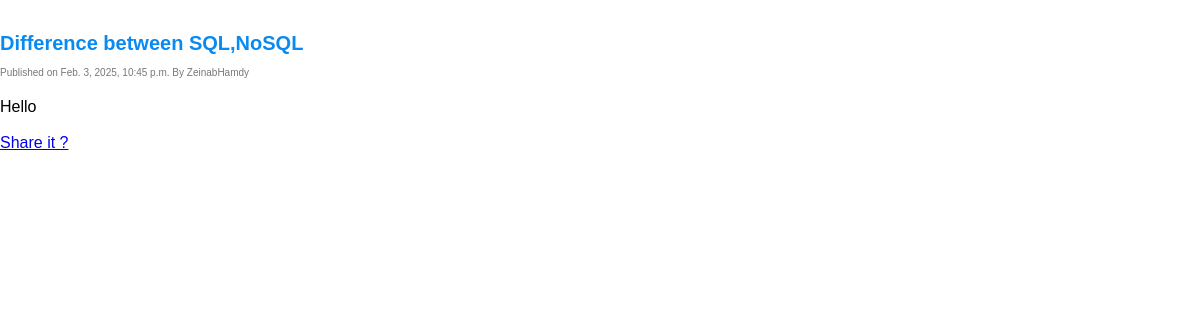
Page /post/6/ on the committed database.
### blog/models.py (models this page shows, shortened)
class Post(models.Model):
    author = models.ForeignKey(
        User,
        on_delete=models.CASCADE,
        related_name='posts',
    )
    title = models.CharField(
        max_length=100,
        unique=True,
    )
    content = models.TextField()
    created_at = models.DateTimeField(
        auto_now_add=True,
    )
    updated_at = models.DateTimeField(
        auto_now=True,
    )
    published_at = models.DateTimeField(
        null=True,
        blank=True,
    )
    status = models.CharField(
        max_length=15,
        choices=[
            ('draft', 'Draft'),
            ('published', 'Published'),
        ],
        default='draft',
    )
    objects = models.Manager()  # Default manager
    published = PublishedManager()
    class Meta:
        ordering = ['-published_at']

### blog/views.py (the view)
# urls.py: path('post/<int:pk>/', views.post_details, name='post_details'),
def post_details(req, pk):
    post = get_object_or_404(Post.published, pk=pk)
    context = {
        'post': post,
        'title': post.title,
    }
    return render(req, 'posts.html', context)

### blog/models.py (called while the page is built)
    def get_queryset(self):
        return super().get_queryset().filter(status='published')

### templates/posts.html (shortened to what this page needs)
{% extends "base.html" %}
{% load static %}
{% block content %}
    {% if not title %}
        {% for post in posts %}
            <article>
                <p class="title"> <a href='../post/{{post.pk}}'>{{ post.title }}</a></p>
                <p class='smaller'>
                    <span class='date'>Published on {{ post.published_at }}</span>
                    <span class='author'>By {{ post.author }}</span>
                </p>
                <p class="content">{{ post.content }}</p>
            </article>
            <br>
            <span> <a href='http://127.0.0.1:8000/post_share/{{post.pk}}'>Share it ?</a> </span>
            <hr>
        {% endfor %}
        <div>
            <span >
                {% if posts.has_previous %}
                    <a href="?page={{ posts.previous_page_number }}">Previous</a>
                {% endif %}
                <span>
                    Page {{ page }} of {{ total_pages }}.
                </span>
                {% if posts.has_next %}
                    <a href="?page={{ posts.next_page_number }}">Next</a>
                {% endif %}
            </span>
        </div>
    {% else %}
        <article>
            <p class='title'>{{ post.title }}</p>
            <p class='smaller'>
                <span class='date'>Published on {{ post.published_at }}</span>
                <span class='author'>By {{ post.author }}</span>
            </p>
            <p class='content'>{{ post.content }}</p>
        </article>
        <br>
            <span> <a href='http://127.0.0.1:8000/post_share/{{post.pk}}'>Share it ?</a> </span>
    {% endif %}
{% endblock %}

### static/css/blog.css (style rules this page uses)
* { margin: 0; padding: 0; box-sizing: border-box; }
body { font-family: 'Poppins', sans-serif; }
.title { font-size: 20px; font-weight: 600; margin: 2rem 0; color: #098af3; }
.author { font-size: 10px; color: #777; margin-top: -20px; }
.smaller { margin-top: -20px; font-size: 10px; color: #777; }
.content { font-size: 16px; font-weight: 500; margin-top: 20px; }

### rows in the picture
Post: title "Difference between SQL,NoSQL", published_at "Feb. 3, 2025, 10:45 p.m.", author "ZeinabHamdy", content "Hello"
